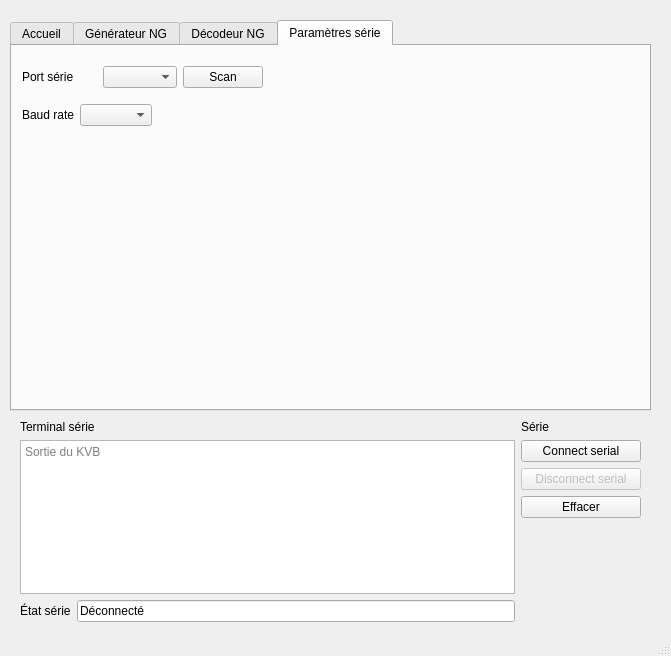
<?xml version="1.0" encoding="UTF-8"?>
<ui version="4.0">
 <class>MainWindow</class>
 <widget class="QMainWindow" name="MainWindow">
  <property name="enabled">
   <bool>true</bool>
  </property>
  <property name="geometry">
   <rect>
    <x>0</x>
    <y>0</y>
    <width>671</width>
    <height>656</height>
   </rect>
  </property>
  <property name="sizePolicy">
   <sizepolicy hsizetype="Preferred" vsizetype="Expanding">
    <horstretch>0</horstretch>
    <verstretch>0</verstretch>
   </sizepolicy>
  </property>
  <property name="minimumSize">
   <size>
    <width>671</width>
    <height>538</height>
   </size>
  </property>
  <property name="maximumSize">
   <size>
    <width>671</width>
    <height>800</height>
   </size>
  </property>
  <property name="windowTitle">
   <string>QtVB</string>
  </property>
  <property name="windowIcon">
   <iconset>
    <normaloff>images.png</normaloff>images.png</iconset>
  </property>
  <property name="animated">
   <bool>true</bool>
  </property>
  <widget class="QWidget" name="centralwidget">
   <property name="sizePolicy">
    <sizepolicy hsizetype="Maximum" vsizetype="Expanding">
     <horstretch>0</horstretch>
     <verstretch>0</verstretch>
    </sizepolicy>
   </property>
   <widget class="QTabWidget" name="tabWidget">
    <property name="geometry">
     <rect>
      <x>10</x>
      <y>20</y>
      <width>641</width>
      <height>391</height>
     </rect>
    </property>
    <property name="whatsThis">
     <string/>
    </property>
    <property name="currentIndex">
     <number>3</number>
    </property>
    <widget class="QWidget" name="tabWidgetPage1">
     <attribute name="title">
      <string>Accueil</string>
     </attribute>
     <layout class="QVBoxLayout" name="verticalLayout_3">
      <item>
       <layout class="QHBoxLayout" name="horizontalLayout">
        <item>
         <spacer name="horizontalSpacer_4">
          <property name="orientation">
           <enum>Qt::Horizontal</enum>
          </property>
          <property name="sizeType">
           <enum>QSizePolicy::Preferred</enum>
          </property>
          <property name="sizeHint" stdset="0">
           <size>
            <width>40</width>
            <height>20</height>
           </size>
          </property>
         </spacer>
        </item>
        <item>
         <widget class="QLabel" name="label">
          <property name="text">
           <string>Visu</string>
          </property>
         </widget>
        </item>
        <item>
         <widget class="QSpinBox" name="spinBox_visu">
          <property name="maximum">
           <number>16</number>
          </property>
          <property name="value">
           <number>1</number>
          </property>
         </widget>
        </item>
        <item>
         <widget class="QLabel" name="label_2">
          <property name="text">
           <string>Autotest</string>
          </property>
         </widget>
        </item>
        <item>
         <widget class="QSpinBox" name="spinBox_autotest">
          <property name="maximum">
           <number>16</number>
          </property>
          <property name="value">
           <number>4</number>
          </property>
         </widget>
        </item>
        <item>
         <spacer name="horizontalSpacer_2">
          <property name="orientation">
           <enum>Qt::Horizontal</enum>
          </property>
          <property name="sizeType">
           <enum>QSizePolicy::Expanding</enum>
          </property>
          <property name="sizeHint" stdset="0">
           <size>
            <width>10</width>
            <height>20</height>
           </size>
          </property>
         </spacer>
        </item>
        <item>
         <layout class="QVBoxLayout" name="verticalLayout_2">
          <item>
           <spacer name="verticalSpacer_5">
            <property name="orientation">
             <enum>Qt::Vertical</enum>
            </property>
            <property name="sizeHint" stdset="0">
             <size>
              <width>20</width>
              <height>40</height>
             </size>
            </property>
           </spacer>
          </item>
          <item>
           <layout class="QHBoxLayout" name="horizontalLayout_3">
            <item>
             <widget class="QCheckBox" name="LSV">
              <property name="text">
               <string>LS-V</string>
              </property>
             </widget>
            </item>
            <item>
             <widget class="QCheckBox" name="LSFU">
              <property name="text">
               <string>LS-FU</string>
              </property>
             </widget>
            </item>
           </layout>
          </item>
          <item>
           <layout class="QHBoxLayout" name="horizontalLayout_4">
            <item>
             <widget class="QCheckBox" name="Panne_sol">
              <property name="text">
               <string>Sol</string>
              </property>
             </widget>
            </item>
            <item>
             <spacer name="verticalSpacer_3">
              <property name="orientation">
               <enum>Qt::Vertical</enum>
              </property>
              <property name="sizeType">
               <enum>QSizePolicy::Fixed</enum>
              </property>
              <property name="sizeHint" stdset="0">
               <size>
                <width>2</width>
                <height>40</height>
               </size>
              </property>
             </spacer>
            </item>
            <item>
             <widget class="QCheckBox" name="Panne_engin">
              <property name="text">
               <string>Engin</string>
              </property>
             </widget>
            </item>
           </layout>
          </item>
          <item>
           <spacer name="verticalSpacer_6">
            <property name="orientation">
             <enum>Qt::Vertical</enum>
            </property>
            <property name="sizeHint" stdset="0">
             <size>
              <width>20</width>
              <height>40</height>
             </size>
            </property>
           </spacer>
          </item>
         </layout>
        </item>
        <item>
         <layout class="QHBoxLayout" name="horizontalLayout_2">
          <item>
           <layout class="QVBoxLayout" name="verticalLayout_4">
            <item>
             <spacer name="verticalSpacer_2">
              <property name="orientation">
               <enum>Qt::Vertical</enum>
              </property>
              <property name="sizeHint" stdset="0">
               <size>
                <width>20</width>
                <height>15</height>
               </size>
              </property>
             </spacer>
            </item>
            <item>
             <widget class="QCheckBox" name="LSSF">
              <property name="text">
               <string>LSSF</string>
              </property>
             </widget>
            </item>
            <item>
             <spacer name="verticalSpacer">
              <property name="orientation">
               <enum>Qt::Vertical</enum>
              </property>
              <property name="sizeHint" stdset="0">
               <size>
                <width>20</width>
                <height>40</height>
               </size>
              </property>
             </spacer>
            </item>
           </layout>
          </item>
          <item>
           <layout class="QVBoxLayout" name="verticalLayout">
            <item>
             <widget class="QPushButton" name="connectBtn">
              <property name="text">
               <string>Générer</string>
              </property>
             </widget>
            </item>
            <item>
             <widget class="QPushButton" name="generateCopyBtn">
              <property name="text">
               <string>Générer et copier</string>
              </property>
             </widget>
            </item>
            <item>
             <widget class="QPushButton" name="genSendSerialBtn">
              <property name="enabled">
               <bool>false</bool>
              </property>
              <property name="text">
               <string>Gen et envoyer en série</string>
              </property>
             </widget>
            </item>
           </layout>
          </item>
         </layout>
        </item>
       </layout>
      </item>
      <item>
       <layout class="QHBoxLayout" name="horizontalLayout_5">
        <item>
         <widget class="QCheckBox" name="VAL">
          <property name="text">
           <string>VAL</string>
          </property>
          <property name="tristate">
           <bool>false</bool>
          </property>
         </widget>
        </item>
        <item>
         <widget class="QCheckBox" name="MV">
          <property name="text">
           <string>MV</string>
          </property>
          <property name="tristate">
           <bool>false</bool>
          </property>
         </widget>
        </item>
        <item>
         <widget class="QCheckBox" name="FC">
          <property name="text">
           <string>FC</string>
          </property>
          <property name="tristate">
           <bool>false</bool>
          </property>
         </widget>
        </item>
        <item>
         <spacer name="horizontalSpacer">
          <property name="orientation">
           <enum>Qt::Horizontal</enum>
          </property>
          <property name="sizeHint" stdset="0">
           <size>
            <width>40</width>
            <height>20</height>
           </size>
          </property>
         </spacer>
        </item>
       </layout>
      </item>
      <item>
       <widget class="QLabel" name="label_5">
        <property name="text">
         <string>JSON généré</string>
        </property>
       </widget>
      </item>
      <item>
       <widget class="QTextEdit" name="textEdit">
        <property name="placeholderText">
         <string>JSON</string>
        </property>
       </widget>
      </item>
     </layout>
    </widget>
    <widget class="QWidget" name="tab_3">
     <attribute name="title">
      <string>Générateur NG</string>
     </attribute>
     <widget class="QFrame" name="frame">
      <property name="geometry">
       <rect>
        <x>20</x>
        <y>10</y>
        <width>591</width>
        <height>231</height>
       </rect>
      </property>
      <property name="autoFillBackground">
       <bool>false</bool>
      </property>
      <property name="styleSheet">
       <string notr="true">QFrame {
	background-image: url(:/img/KVB_haut.png);
}</string>
      </property>
      <property name="frameShape">
       <enum>QFrame::StyledPanel</enum>
      </property>
      <property name="frameShadow">
       <enum>QFrame::Raised</enum>
      </property>
      <widget class="QPushButton" name="FCbtn">
       <property name="geometry">
        <rect>
         <x>228</x>
         <y>160</y>
         <width>41</width>
         <height>41</height>
        </rect>
       </property>
       <property name="text">
        <string/>
       </property>
       <property name="icon">
        <iconset resource="KVB.qrc">
         <normaloff>:/img/FC_OFF.png</normaloff>
         <activeon>:/img/FC_ON.png</activeon>:/img/FC_OFF.png</iconset>
       </property>
       <property name="iconSize">
        <size>
         <width>64</width>
         <height>64</height>
        </size>
       </property>
       <property name="checkable">
        <bool>true</bool>
       </property>
      </widget>
      <widget class="QPushButton" name="MVbtn">
       <property name="geometry">
        <rect>
         <x>160</x>
         <y>161</y>
         <width>48</width>
         <height>41</height>
        </rect>
       </property>
       <property name="styleSheet">
        <string notr="true">QPushButton
{
   background-color:rgba(239, 41, 41,50);
   border:2px solid black;
}</string>
       </property>
       <property name="text">
        <string/>
       </property>
       <property name="icon">
        <iconset resource="KVB.qrc">
         <normaloff>:/img/MV_OFF.png</normaloff>
         <activeon>:/img/MV_ON.png</activeon>:/img/MV_OFF.png</iconset>
       </property>
       <property name="iconSize">
        <size>
         <width>64</width>
         <height>64</height>
        </size>
       </property>
       <property name="checkable">
        <bool>true</bool>
       </property>
       <property name="checked">
        <bool>false</bool>
       </property>
      </widget>
      <widget class="QPushButton" name="VALbtn">
       <property name="geometry">
        <rect>
         <x>99</x>
         <y>160</y>
         <width>41</width>
         <height>41</height>
        </rect>
       </property>
       <property name="text">
        <string/>
       </property>
       <property name="icon">
        <iconset resource="KVB.qrc">
         <normaloff>:/img/VAL_OFF.png</normaloff>
         <activeon>:/img/VAL_ON.png</activeon>:/img/VAL_OFF.png</iconset>
       </property>
       <property name="iconSize">
        <size>
         <width>64</width>
         <height>64</height>
        </size>
       </property>
       <property name="checkable">
        <bool>true</bool>
       </property>
      </widget>
      <widget class="QPushButton" name="LSSFbtn">
       <property name="geometry">
        <rect>
         <x>436</x>
         <y>31</y>
         <width>81</width>
         <height>71</height>
        </rect>
       </property>
       <property name="accessibleName">
        <string>LSSF</string>
       </property>
       <property name="styleSheet">
        <string notr="true">border: 0px;
background: transparent;</string>
       </property>
       <property name="text">
        <string/>
       </property>
       <property name="icon">
        <iconset resource="KVB.qrc">
         <normaloff>:/img/LSSF_OFF.png</normaloff>:/img/LSSF_OFF.png</iconset>
       </property>
       <property name="iconSize">
        <size>
         <width>76</width>
         <height>76</height>
        </size>
       </property>
       <property name="checkable">
        <bool>true</bool>
       </property>
       <property name="checked">
        <bool>false</bool>
       </property>
      </widget>
      <widget class="QPushButton" name="LSVBtn">
       <property name="geometry">
        <rect>
         <x>346</x>
         <y>59</y>
         <width>21</width>
         <height>21</height>
        </rect>
       </property>
       <property name="styleSheet">
        <string notr="true">border: 0px;
background: transparent;</string>
       </property>
       <property name="text">
        <string/>
       </property>
       <property name="icon">
        <iconset resource="KVB.qrc">
         <normaloff>:/img/Lampe_OFF.png</normaloff>
         <activeon>:/img/Lampe_ON.png</activeon>:/img/Lampe_OFF.png</iconset>
       </property>
       <property name="iconSize">
        <size>
         <width>76</width>
         <height>76</height>
        </size>
       </property>
       <property name="checkable">
        <bool>true</bool>
       </property>
      </widget>
      <widget class="QPushButton" name="LSFUBtn">
       <property name="geometry">
        <rect>
         <x>389</x>
         <y>59</y>
         <width>21</width>
         <height>21</height>
        </rect>
       </property>
       <property name="styleSheet">
        <string notr="true">border: 0px;
background: transparent;</string>
       </property>
       <property name="text">
        <string/>
       </property>
       <property name="icon">
        <iconset resource="KVB.qrc">
         <normaloff>:/img/Lampe_OFF.png</normaloff>
         <activeon>:/img/Lampe_ON.png</activeon>:/img/Lampe_OFF.png</iconset>
       </property>
       <property name="iconSize">
        <size>
         <width>76</width>
         <height>76</height>
        </size>
       </property>
       <property name="checkable">
        <bool>true</bool>
       </property>
      </widget>
      <widget class="QPushButton" name="PanneSolBtn">
       <property name="geometry">
        <rect>
         <x>357</x>
         <y>173</y>
         <width>21</width>
         <height>21</height>
        </rect>
       </property>
       <property name="styleSheet">
        <string notr="true">border: 0px;
background: transparent;</string>
       </property>
       <property name="text">
        <string/>
       </property>
       <property name="icon">
        <iconset resource="KVB.qrc">
         <normaloff>:/img/Lampe_OFF.png</normaloff>
         <activeon>:/img/Lampe_ON.png</activeon>:/img/Lampe_OFF.png</iconset>
       </property>
       <property name="iconSize">
        <size>
         <width>76</width>
         <height>76</height>
        </size>
       </property>
       <property name="checkable">
        <bool>true</bool>
       </property>
      </widget>
      <widget class="QPushButton" name="PanneEnginBtn">
       <property name="geometry">
        <rect>
         <x>401</x>
         <y>172</y>
         <width>21</width>
         <height>21</height>
        </rect>
       </property>
       <property name="styleSheet">
        <string notr="true">border: 0px;
background: transparent;</string>
       </property>
       <property name="text">
        <string/>
       </property>
       <property name="icon">
        <iconset resource="KVB.qrc">
         <normaloff>:/img/Lampe_OFF.png</normaloff>
         <activeon>:/img/Lampe_engin_ON.png</activeon>:/img/Lampe_OFF.png</iconset>
       </property>
       <property name="iconSize">
        <size>
         <width>76</width>
         <height>76</height>
        </size>
       </property>
       <property name="checkable">
        <bool>true</bool>
       </property>
      </widget>
     </widget>
     <widget class="QWidget" name="layoutWidget">
      <property name="geometry">
       <rect>
        <x>10</x>
        <y>250</y>
        <width>611</width>
        <height>112</height>
       </rect>
      </property>
      <layout class="QHBoxLayout" name="horizontalLayout_13">
       <item>
        <layout class="QVBoxLayout" name="verticalLayout_6">
         <item>
          <widget class="QLabel" name="label_4">
           <property name="text">
            <string>JSON généré</string>
           </property>
          </widget>
         </item>
         <item>
          <widget class="QTextEdit" name="JSONTextEditNG">
           <property name="placeholderText">
            <string>JSON</string>
           </property>
          </widget>
         </item>
         <item>
          <spacer name="verticalSpacer_7">
           <property name="orientation">
            <enum>Qt::Vertical</enum>
           </property>
           <property name="sizeHint" stdset="0">
            <size>
             <width>20</width>
             <height>40</height>
            </size>
           </property>
          </spacer>
         </item>
        </layout>
       </item>
       <item>
        <layout class="QHBoxLayout" name="horizontalLayout_10">
         <item>
          <layout class="QVBoxLayout" name="verticalLayout_10">
           <item>
            <widget class="QPushButton" name="GenCopyNGBtn">
             <property name="text">
              <string>Générer et copier</string>
             </property>
            </widget>
           </item>
           <item>
            <widget class="QPushButton" name="GenNGBtn">
             <property name="text">
              <string>Générer</string>
             </property>
            </widget>
           </item>
           <item>
            <widget class="QPushButton" name="GenSerialNGBtn">
             <property name="enabled">
              <bool>false</bool>
             </property>
             <property name="text">
              <string>Gen et envoyer en série</string>
             </property>
            </widget>
           </item>
           <item>
            <spacer name="verticalSpacer_8">
             <property name="orientation">
              <enum>Qt::Vertical</enum>
             </property>
             <property name="sizeHint" stdset="0">
              <size>
               <width>20</width>
               <height>40</height>
              </size>
             </property>
            </spacer>
           </item>
          </layout>
         </item>
         <item>
          <spacer name="horizontalSpacer_5">
           <property name="orientation">
            <enum>Qt::Horizontal</enum>
           </property>
           <property name="sizeType">
            <enum>QSizePolicy::Minimum</enum>
           </property>
           <property name="sizeHint" stdset="0">
            <size>
             <width>0</width>
             <height>20</height>
            </size>
           </property>
          </spacer>
         </item>
         <item>
          <layout class="QVBoxLayout" name="verticalLayout_11">
           <item>
            <widget class="QPushButton" name="clearAll">
             <property name="text">
              <string>Tout éteindre</string>
             </property>
            </widget>
           </item>
           <item>
            <widget class="QPushButton" name="lightAll">
             <property name="text">
              <string>Tout allumer</string>
             </property>
            </widget>
           </item>
           <item>
            <widget class="QPushButton" name="invertLights">
             <property name="text">
              <string>Tout inverser</string>
             </property>
            </widget>
           </item>
           <item>
            <spacer name="verticalSpacer_9">
             <property name="orientation">
              <enum>Qt::Vertical</enum>
             </property>
             <property name="sizeHint" stdset="0">
              <size>
               <width>20</width>
               <height>40</height>
              </size>
             </property>
            </spacer>
           </item>
          </layout>
         </item>
        </layout>
       </item>
      </layout>
     </widget>
    </widget>
    <widget class="QWidget" name="tab_2">
     <attribute name="title">
      <string>Décodeur NG</string>
     </attribute>
     <widget class="QFrame" name="frame_2">
      <property name="geometry">
       <rect>
        <x>20</x>
        <y>10</y>
        <width>591</width>
        <height>231</height>
       </rect>
      </property>
      <property name="autoFillBackground">
       <bool>false</bool>
      </property>
      <property name="styleSheet">
       <string notr="true">QFrame {
	background-image: url(:/img/KVB_haut.png);
}

QPushButton {
	   background-color: transparent;
   border: none;
}

QPushButton:checked
{
   background-color:rgba(239, 41, 41,50);
   border:2px solid black;
}</string>
      </property>
      <property name="frameShape">
       <enum>QFrame::StyledPanel</enum>
      </property>
      <property name="frameShadow">
       <enum>QFrame::Raised</enum>
      </property>
      <widget class="QPushButton" name="DecFCBtn">
       <property name="enabled">
        <bool>false</bool>
       </property>
       <property name="geometry">
        <rect>
         <x>227</x>
         <y>160</y>
         <width>41</width>
         <height>41</height>
        </rect>
       </property>
       <property name="text">
        <string/>
       </property>
       <property name="iconSize">
        <size>
         <width>64</width>
         <height>64</height>
        </size>
       </property>
       <property name="checkable">
        <bool>true</bool>
       </property>
      </widget>
      <widget class="QPushButton" name="DecTESTBtn">
       <property name="enabled">
        <bool>false</bool>
       </property>
       <property name="geometry">
        <rect>
         <x>291</x>
         <y>160</y>
         <width>41</width>
         <height>41</height>
        </rect>
       </property>
       <property name="styleSheet">
        <string notr="true"/>
       </property>
       <property name="text">
        <string/>
       </property>
       <property name="iconSize">
        <size>
         <width>64</width>
         <height>64</height>
        </size>
       </property>
       <property name="checkable">
        <bool>true</bool>
       </property>
      </widget>
      <widget class="QPushButton" name="DecBPSFBtn">
       <property name="enabled">
        <bool>false</bool>
       </property>
       <property name="geometry">
        <rect>
         <x>451</x>
         <y>161</y>
         <width>40</width>
         <height>40</height>
        </rect>
       </property>
       <property name="text">
        <string/>
       </property>
       <property name="iconSize">
        <size>
         <width>64</width>
         <height>64</height>
        </size>
       </property>
       <property name="checkable">
        <bool>true</bool>
       </property>
      </widget>
      <widget class="QPushButton" name="DecVALBtn">
       <property name="enabled">
        <bool>false</bool>
       </property>
       <property name="geometry">
        <rect>
         <x>100</x>
         <y>160</y>
         <width>41</width>
         <height>41</height>
        </rect>
       </property>
       <property name="styleSheet">
        <string notr="true">QPushButton {
	   background-color: transparent;
   border: none;
}

QPushButton:checked
{
   background-color:rgba(239, 41, 41,50);
   border:2px solid black;
}</string>
       </property>
       <property name="text">
        <string/>
       </property>
       <property name="iconSize">
        <size>
         <width>64</width>
         <height>64</height>
        </size>
       </property>
       <property name="checkable">
        <bool>true</bool>
       </property>
      </widget>
      <widget class="QPushButton" name="DecMVBtn">
       <property name="enabled">
        <bool>false</bool>
       </property>
       <property name="geometry">
        <rect>
         <x>160</x>
         <y>161</y>
         <width>51</width>
         <height>41</height>
        </rect>
       </property>
       <property name="focusPolicy">
        <enum>Qt::NoFocus</enum>
       </property>
       <property name="contextMenuPolicy">
        <enum>Qt::NoContextMenu</enum>
       </property>
       <property name="styleSheet">
        <string notr="true">QPushButton {
	   background-color: transparent;
   border: none;
}

QPushButton:checked
{
   background-color:rgba(239, 41, 41,50);
   border:2px solid black;
}</string>
       </property>
       <property name="text">
        <string/>
       </property>
       <property name="iconSize">
        <size>
         <width>64</width>
         <height>64</height>
        </size>
       </property>
       <property name="checkable">
        <bool>true</bool>
       </property>
       <property name="checked">
        <bool>false</bool>
       </property>
      </widget>
     </widget>
     <widget class="QWidget" name="layoutWidget">
      <property name="geometry">
       <rect>
        <x>20</x>
        <y>240</y>
        <width>591</width>
        <height>112</height>
       </rect>
      </property>
      <layout class="QHBoxLayout" name="horizontalLayout_9">
       <item>
        <layout class="QVBoxLayout" name="verticalLayout_8">
         <item>
          <widget class="QLabel" name="label_6">
           <property name="text">
            <string>JSON affiché</string>
           </property>
          </widget>
         </item>
         <item>
          <widget class="QTextEdit" name="JSONTextEditNG_2">
           <property name="html">
            <string>&lt;!DOCTYPE HTML PUBLIC &quot;-//W3C//DTD HTML 4.0//EN&quot; &quot;http://www.w3.org/TR/REC-html40/strict.dtd&quot;&gt;
&lt;html&gt;&lt;head&gt;&lt;meta name=&quot;qrichtext&quot; content=&quot;1&quot; /&gt;&lt;meta charset=&quot;utf-8&quot; /&gt;&lt;style type=&quot;text/css&quot;&gt;
p, li { white-space: pre-wrap; }
hr { height: 1px; border-width: 0; }
li.unchecked::marker { content: &quot;\2610&quot;; }
li.checked::marker { content: &quot;\2612&quot;; }
&lt;/style&gt;&lt;/head&gt;&lt;body style=&quot; font-family:'.AppleSystemUIFont'; font-size:13pt; font-weight:400; font-style:normal;&quot;&gt;
&lt;p style=&quot; margin-top:0px; margin-bottom:0px; margin-left:0px; margin-right:0px; -qt-block-indent:0; text-indent:0px;&quot;&gt;{&amp;quot;VAL&amp;quot;:1,&amp;quot;MV&amp;quot;:1,&amp;quot;FC&amp;quot;:1,&amp;quot;TEST&amp;quot;:1,&amp;quot;SF&amp;quot;:1}&lt;/p&gt;&lt;/body&gt;&lt;/html&gt;</string>
           </property>
           <property name="placeholderText">
            <string>JSON</string>
           </property>
          </widget>
         </item>
        </layout>
       </item>
       <item>
        <widget class="QPushButton" name="parseJsonBtn">
         <property name="sizePolicy">
          <sizepolicy hsizetype="Preferred" vsizetype="Fixed">
           <horstretch>0</horstretch>
           <verstretch>0</verstretch>
          </sizepolicy>
         </property>
         <property name="minimumSize">
          <size>
           <width>120</width>
           <height>0</height>
          </size>
         </property>
         <property name="text">
          <string>Parser</string>
         </property>
        </widget>
       </item>
      </layout>
     </widget>
    </widget>
    <widget class="QWidget" name="tab">
     <attribute name="title">
      <string>Paramètres série</string>
     </attribute>
     <widget class="QWidget" name="layoutWidget">
      <property name="geometry">
       <rect>
        <x>10</x>
        <y>10</y>
        <width>241</width>
        <height>82</height>
       </rect>
      </property>
      <layout class="QVBoxLayout" name="verticalLayout_9">
       <item>
        <layout class="QHBoxLayout" name="horizontalLayout_6">
         <item>
          <widget class="QLabel" name="label_3">
           <property name="text">
            <string>Port série</string>
           </property>
          </widget>
         </item>
         <item>
          <widget class="QComboBox" name="serialPortsBox"/>
         </item>
         <item>
          <widget class="QPushButton" name="scanSerialPortBtn">
           <property name="text">
            <string>Scan</string>
           </property>
          </widget>
         </item>
        </layout>
       </item>
       <item>
        <layout class="QHBoxLayout" name="horizontalLayout_11">
         <item>
          <widget class="QLabel" name="baudrateLabel">
           <property name="text">
            <string>Baud rate</string>
           </property>
          </widget>
         </item>
         <item>
          <widget class="QComboBox" name="baudRatesBox">
           <property name="font">
            <font>
             <family>.AppleSystemUIFont</family>
            </font>
           </property>
          </widget>
         </item>
         <item>
          <spacer name="horizontalSpacer_3">
           <property name="orientation">
            <enum>Qt::Horizontal</enum>
           </property>
           <property name="sizeHint" stdset="0">
            <size>
             <width>40</width>
             <height>20</height>
            </size>
           </property>
          </spacer>
         </item>
        </layout>
       </item>
      </layout>
     </widget>
    </widget>
   </widget>
   <widget class="QWidget" name="layoutWidget">
    <property name="geometry">
     <rect>
      <x>20</x>
      <y>420</y>
      <width>621</width>
      <height>202</height>
     </rect>
    </property>
    <layout class="QHBoxLayout" name="horizontalLayout_7">
     <item>
      <layout class="QVBoxLayout" name="verticalLayout_7">
       <item>
        <widget class="QLabel" name="terminalSerieLabel">
         <property name="text">
          <string>Terminal série</string>
         </property>
        </widget>
       </item>
       <item>
        <widget class="QTextEdit" name="SerialTextEdit">
         <property name="readOnly">
          <bool>true</bool>
         </property>
         <property name="overwriteMode">
          <bool>false</bool>
         </property>
         <property name="acceptRichText">
          <bool>false</bool>
         </property>
         <property name="placeholderText">
          <string>Sortie du KVB</string>
         </property>
        </widget>
       </item>
       <item>
        <layout class="QHBoxLayout" name="horizontalLayout_8">
         <item>
          <widget class="QLabel" name="serialStatusLabel">
           <property name="text">
            <string>État série</string>
           </property>
          </widget>
         </item>
         <item>
          <widget class="QLineEdit" name="serialStateLineEdit">
           <property name="enabled">
            <bool>true</bool>
           </property>
           <property name="styleSheet">
            <string notr="true"/>
           </property>
           <property name="text">
            <string>Déconnecté</string>
           </property>
           <property name="readOnly">
            <bool>true</bool>
           </property>
          </widget>
         </item>
        </layout>
       </item>
      </layout>
     </item>
     <item>
      <layout class="QVBoxLayout" name="verticalLayout_5">
       <item>
        <widget class="QLabel" name="label_7">
         <property name="text">
          <string>Série</string>
         </property>
        </widget>
       </item>
       <item>
        <widget class="QPushButton" name="connectSerialBtn">
         <property name="sizePolicy">
          <sizepolicy hsizetype="Preferred" vsizetype="Fixed">
           <horstretch>0</horstretch>
           <verstretch>0</verstretch>
          </sizepolicy>
         </property>
         <property name="minimumSize">
          <size>
           <width>120</width>
           <height>0</height>
          </size>
         </property>
         <property name="text">
          <string>Connect serial</string>
         </property>
        </widget>
       </item>
       <item>
        <widget class="QPushButton" name="disconnectSerialBtn">
         <property name="enabled">
          <bool>false</bool>
         </property>
         <property name="text">
          <string>Disconnect serial</string>
         </property>
        </widget>
       </item>
       <item>
        <widget class="QPushButton" name="cleanBtn">
         <property name="text">
          <string>Effacer</string>
         </property>
        </widget>
       </item>
       <item>
        <spacer name="verticalSpacer_4">
         <property name="orientation">
          <enum>Qt::Vertical</enum>
         </property>
         <property name="sizeHint" stdset="0">
          <size>
           <width>20</width>
           <height>40</height>
          </size>
         </property>
        </spacer>
       </item>
      </layout>
     </item>
    </layout>
   </widget>
  </widget>
  <widget class="QStatusBar" name="statusbar"/>
 </widget>
 <resources>
  <include location="KVB.qrc"/>
 </resources>
 <connections/>
</ui>
